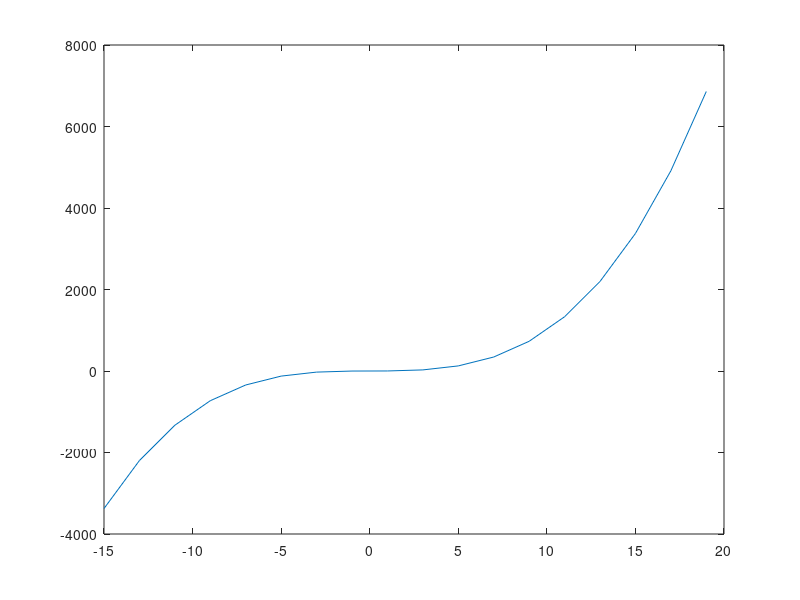

Recreate this plot in MATLAB.
% Octave Script
% Title		       :Función Inyectiva, Sobreyectiva, Biyectiva (Ejercicio_2)
% Correo         :urbanoorlando79@gmail.com
% Description	   :Script para determinar que tipo de función es dependiendo el dominio de la función
% Author	       :Orlando Urbano Trejo (Lando)
% Date		       :16_11_2021
% Version	       :1
% Usage		       :octave>path/Ejercicio_2
%		             :Requiere aplicación octave, usar linea de comandos
%		             :https://octaveintro.readthedocs.io/en/latest/index.html

clear
% Dominio de la función
x= -15:2:20
% Regla de correspondencia
fx=x.^3
disp ('La función es inyectiva ya que ∀x,y∈D | f(x) = f(y) ⟹ x = y ');
% Plotear función
plot (x, fx)

